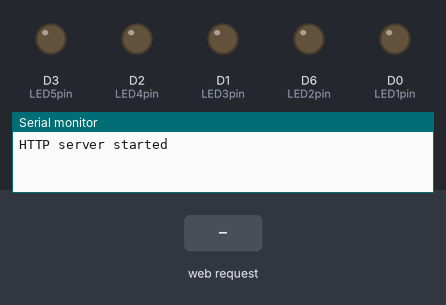
This sketch was run on a simulated ESP8266 (NodeMCU). On the bench: output pins drawn as LEDs (lit = HIGH), the last lines printed to the serial monitor. Inputs (shaded band) come from the test bench.

Above: at 1.3 s.
1.4 s: HTTP request GET /led1on received
At 2.6 s:
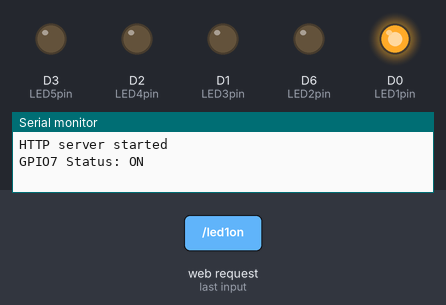
2.9 s: HTTP request GET /led2on received
At 3.9 s:
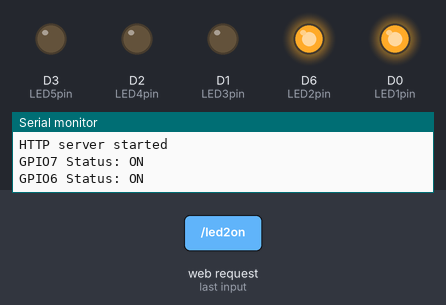
4.4 s: HTTP request GET /led1off received
At 5.0 s:
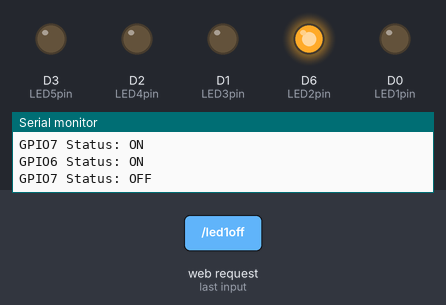
5.9 s: HTTP request GET /led3on received
At 7.1 s:
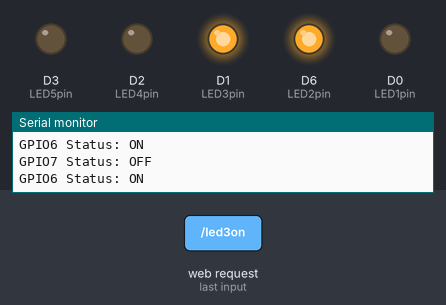
7.4 s: HTTP request GET /led2off received
At 8.5 s:
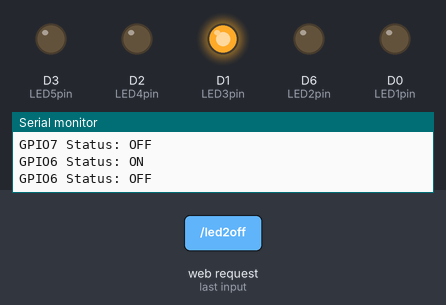
8.9 s: HTTP request GET /led4on received
At 9.6 s:
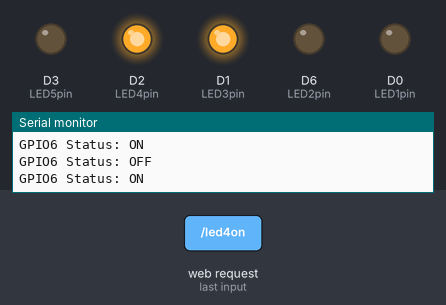
Timing chart, 0 to 11.4 s (numbered marks = the images above; inputs shaded):
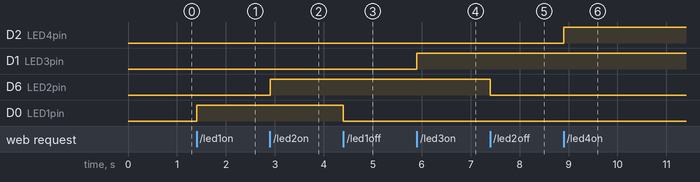

The sketch:

foresight_server.ino
```cpp
#include <ESP8266WiFi.h>
#include <ESP8266WebServer.h>

/* Put your SSID & Password */
const char* ssid = "foresight server";  // Enter SSID here
const char* password = "password";  //Enter Password here

/* Put IP Address details */
IPAddress local_ip(192,168,1,1);
IPAddress gateway(192,168,1,1);
IPAddress subnet(255,255,255,0);

ESP8266WebServer server(80);

uint8_t LED1pin = D0;
bool LED1status = HIGH;

uint8_t LED2pin = D6;
bool LED2status = LOW;


uint8_t LED3pin = D1;
bool LED3status = LOW;


uint8_t LED4pin = D2;
bool LED4status = LOW;


uint8_t LED5pin = D3;
bool LED5status = LOW;

void setup() {
  Serial.begin(115200);
  pinMode(LED1pin, OUTPUT);
  pinMode(LED2pin, OUTPUT);
  pinMode(LED3pin, OUTPUT);
  pinMode(LED4pin, OUTPUT);
  pinMode(LED5pin, OUTPUT);

  WiFi.softAP(ssid, password);
  WiFi.softAPConfig(local_ip, gateway, subnet);
  delay(100);

  server.on("/", handle_OnConnect);
  server.on("/led1on", handle_led1on);
  server.on("/led1off", handle_led1off);
  server.on("/led2on", handle_led2on);
  server.on("/led2off", handle_led2off);
  server.on("/led3on", handle_led3on);
  server.on("/led3off", handle_led3off);
  server.on("/led4on", handle_led4on);
  server.on("/led4off", handle_led4off);
  server.on("/led5on", handle_led5on);
  server.on("/led5off", handle_led5off);

  server.onNotFound(handle_NotFound);

  server.begin();
  Serial.println("HTTP server started");
}
void loop() {
  server.handleClient();
if(LED1status)
  {digitalWrite(LED1pin, LOW);}
  else
  {digitalWrite(LED1pin, HIGH);}

if(LED2status)
  {digitalWrite(LED2pin, HIGH);}
  else
  {digitalWrite(LED2pin, LOW);}

if(LED3status)
  {digitalWrite(LED3pin, HIGH);}
  else
  {digitalWrite(LED3pin, LOW);}

if(LED4status)
  {digitalWrite(LED4pin, HIGH);}
  else
  {digitalWrite(LED4pin, LOW);}

if(LED5status)
  {digitalWrite(LED5pin, HIGH);}
  else
  {digitalWrite(LED5pin, LOW);}

}

void handle_OnConnect() {
  LED1status = HIGH;
  LED2status = LOW;
  LED3status = LOW;
  LED4status = LOW;
  LED5status = LOW;

  Serial.println("GPIO7 Status: OFF | GPIO6 Status: OFF");
  server.send(200, "text/html", SendHTML(LED1status,LED2status,LED3status,LED4status,LED5status));
}

void handle_led1on() {
  LED1status = LOW;
  Serial.println("GPIO7 Status: ON");
  server.send(200, "text/html", SendHTML(LED1status,LED2status,LED3status,LED4status,LED5status));
}

void handle_led1off() {
  LED1status = HIGH;
  Serial.println("GPIO7 Status: OFF");
  server.send(200, "text/html", SendHTML(LED1status,LED2status,LED3status,LED4status,LED5status));
}

void handle_led2on() {
  LED2status = HIGH;
  Serial.println("GPIO6 Status: ON");
  server.send(200, "text/html", SendHTML(LED1status,LED2status,LED3status,LED4status,LED5status));
}


void handle_led3on() {
  LED3status = HIGH;
  Serial.println("GPIO6 Status: ON");
  server.send(200, "text/html", SendHTML(LED1status,LED2status,LED3status,LED4status,LED5status));
}

void handle_led4on() {
  LED4status = HIGH;
  Serial.println("GPIO6 Status: ON");
  server.send(200, "text/html", SendHTML(LED1status,LED2status,LED3status,LED4status,LED5status));
}

void handle_led5on() {
  LED5status = HIGH;
  Serial.println("GPIO6 Status: ON");
  server.send(200, "text/html", SendHTML(LED1status,LED2status,LED3status,LED4status,LED5status));
}

void handle_led2off() {
  LED2status = LOW;
  Serial.println("GPIO6 Status: OFF");
  server.send(200, "text/html", SendHTML(LED1status,LED2status,LED3status,LED4status,LED5status));
}

void handle_led3off() {
  LED3status = LOW;
  Serial.println("GPIO6 Status: OFF");
  server.send(200, "text/html", SendHTML(LED1status,LED2status,LED3status,LED4status,LED5status));
}
void handle_led4off() {
  LED4status = LOW;
  Serial.println("GPIO6 Status: OFF");
  server.send(200, "text/html", SendHTML(LED1status,LED2status,LED3status,LED4status,LED5status));
}
void handle_led5off() {
  LED5status = LOW;
  Serial.println("GPIO6 Status: OFF");
  server.send(200, "text/html", SendHTML(LED1status,LED2status,LED3status,LED4status,LED5status));
}

void handle_NotFound(){
  server.send(404, "text/plain", "Not found");
}

String SendHTML(uint8_t led1stat,uint8_t led2stat,uint8_t led3stat, uint8_t led4stat, uint8_t led5stat){
  String ptr = "<!DOCTYPE html> <html>\n";
  ptr +="<head><meta name=\"viewport\" content=\"width=device-width, initial-scale=1.0, user-scalable=no\">\n";
  ptr +="<title>  Foresight Server</title>\n";
  ptr +="<style>html { font-family: Helvetica; display: inline-block; margin: 0px auto; text-align: center;}\n";
  ptr +="body{margin-top: 10px;} h1 {color: #444444;margin: 10px auto 30px;} h3 {color: #444444;margin-bottom: 10px;}\n";
  ptr +=".button {display: block;width: 80px;background-color: #1abc9c;border: none;color: white;padding: 13px 30px;text-decoration: none;font-size: 25px;margin: 0px auto 35px;cursor: pointer;border-radius: 4px;}\n";
  ptr +=".button-on {background-color: #1abc9c;}\n";
  ptr +=".button-on:active {background-color: #16a085;}\n";
  ptr +=".button-off {background-color: #34495e;}\n";
  ptr +=".button-off:active {background-color: #2c3e50;}\n";
  ptr +="p {font-size: 14px;color: #888;margin-bottom: 10px;}\n";
  ptr +="</style>\n";
  ptr +="</head>\n";
  ptr +="<body>\n";
  ptr +="<h1>Project Foresight</h1>\n";
  ptr +="<h3>Web Control Panel</h3>\n";

   if(led1stat)
  {ptr +="<p>LED1 Status: ON</p><a class=\"button button-off\" href=\"/led1off\">OFF</a>\n";}
  else
  {ptr +="<p>LED1 Status: OFF</p><a class=\"button button-on\" href=\"/led1on\">ON</a>\n";}

  if(led2stat)
  {ptr +="<p>LED2 Status: ON</p><a class=\"button button-off\" href=\"/led2off\">OFF</a>\n";}
  else
  {ptr +="<p>LED2 Status: OFF</p><a class=\"button button-on\" href=\"/led2on\">ON</a>\n";}

  if(led3stat)
  {ptr +="<p>LED3 Status: ON</p><a class=\"button button-off\" href=\"/led3off\">OFF</a>\n";}
  else
  {ptr +="<p>LED3 Status: OFF</p><a class=\"button button-on\" href=\"/led3on\">ON</a>\n";}

if(led4stat)
  {ptr +="<p>LED4 Status: ON</p><a class=\"button button-off\" href=\"/led4off\">OFF</a>\n";}
  else
  {ptr +="<p>LED4 Status: OFF</p><a class=\"button button-on\" href=\"/led4on\">ON</a>\n";}

if(led5stat)
  {ptr +="<p>LED5 Status: ON</p><a class=\"button button-off\" href=\"/led5off\">OFF</a>\n";}
  else
  {ptr +="<p>LED5 Status: OFF</p><a class=\"button button-on\" href=\"/led5on\">ON</a>\n";}

  ptr +="</body>\n";
  ptr +="</html>\n";
  return ptr;
}
```

Measured:
- after the input at 1.4 s, D0 (LED1pin): LOW → HIGH at once
- after the input at 2.9 s, D6 (LED2pin): LOW → HIGH at once
- after the input at 4.4 s, D0 (LED1pin): HIGH → LOW at once
- after the input at 5.9 s, D1 (LED3pin): LOW → HIGH at once
- after the input at 7.4 s, D6 (LED2pin): HIGH → LOW at once
- after the input at 8.9 s, D2 (LED4pin): LOW → HIGH at once
